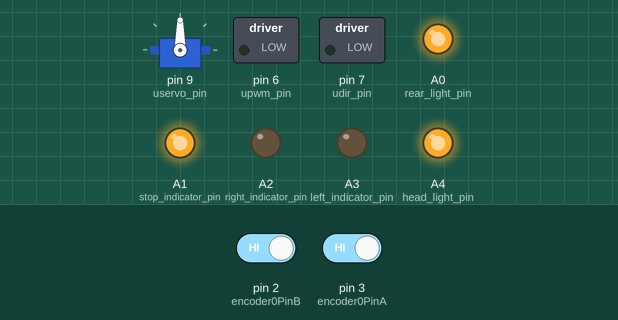
Recording of a sketch running on a simulated Arduino Leonardo, built with avr-gcc and run on an emulated ATmega32U4. Parts: servo, switched loads named in the sketch (green lamp = pin HIGH), output pins drawn as LEDs (lit = HIGH). The inputs (shaded band) are chosen by the test bench; at power-on: pin 2 (encoder0PinB) HIGH, pin 3 (encoder0PinA) HIGH.

Above: at 0.2 s.
Timing chart, 0 to 1.7 s (numbered marks = the images above):
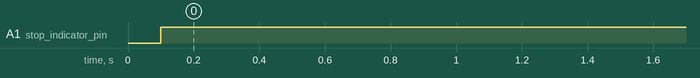

The sketch:

arduinoLeonardo.ino
```cpp
#include <Servo.h>

//#define FWD_BWD_REVERSE //раскоментируйете или закоментируйте эту строчку, если робот едет назад, когда ожидается вперед
#define POLOLU_MAGNETIC_ENCODER
//#define POLOLU_OPTICAL_ENCODER
//#define orange_car
//пины для энкодера
//(!!! ардуино уно один из пинов обязательно на второй или третий пин
//так как они с прерываниями, второй - любой
//второй пин можно не использовать так как мы знаем направление движения
//и важно определять только скорость
#define encoder0PinA  3
#define encoder0PinB  2

#define upwm_pin 6 //пин для управления скоростью мотора. канал M1 на шилде
#define udir_pin 7 //пин для управления направлением вращения. канал M1 на шилде
#define uservo_pin 9 //пин куда подключен сервомотор

#define head_light_pin A4 //передние фары
#define left_indicator_pin A3 //левый поворотник
#define right_indicator_pin A2 //правый поворотник
#define stop_indicator_pin A1 //стоп сигналы
#define rear_light_pin A0 // задние фары

#define turn_signal_freq 500 //частота моргания поворотников в миллисекундах
#define deviation 14 //значение угла поворота сервомотора в градусах при котором будут включены поворотники
#define angle_range 35
#define angle_center 90
#define speed_min 450

int Speed = 0,old_Speed=0; // Скорость в условных единицах
long mvolts = 0; //входное напряжение
float real_speed = 0; //реальная скорость в сантиметрах в секунду
int DIR = 0;
int Corner = 90,old_Corner = 0; // угол поворота в градусах
Servo myservo;
char cur_state = 0;
int kod = 0;
unsigned long time;
unsigned long right_time_indicator;
unsigned long left_time_indicator;
unsigned long time_current;
unsigned long last_speed_update =0;
boolean turn_right_light;
boolean turn_left_light;
volatile unsigned int encoder0Pos = 0;

enum directions
{
  FORWARD = 1,
  BACKWARD = 2
};

class Motor
{
  private:
  int PWM_PIN; //pin on motorshild to control pwm
  int DIR_PIN; //pin on motorshild to control direction
  public:
  Motor(int PWM_PIN,int DIR_PIN)
 {
   this->PWM_PIN = PWM_PIN;
   this->DIR_PIN = DIR_PIN;
   pinMode(PWM_PIN, OUTPUT);
   pinMode(DIR_PIN, OUTPUT);
 }
 void set_direction(directions dir)
 {
   switch(dir)
   {
    case FORWARD:
     {
        #if !defined(FWD_BWD_REVERSE)
        digitalWrite(DIR_PIN, LOW);
        #else
        digitalWrite(DIR_PIN, HIGH);
        #endif
        break;
     }
    case BACKWARD:
     {
        #if !defined(FWD_BWD_REVERSE)
        digitalWrite(DIR_PIN, HIGH);
        #else
        digitalWrite(DIR_PIN, LOW);
        #endif
        break;
     }
    default:
     {
        break;
     }
   }
 }
 void set_speed_digit(int Speed)
 {
    if (Speed > 0)
    {
      if (Speed > 999) Speed = 999;
      digitalWrite(PWM_PIN, HIGH);
      delayMicroseconds(Speed);
      digitalWrite(PWM_PIN, LOW);
      delayMicroseconds(1000 - Speed);
    }
 }
 void set_speed(int Speed)
 {
   analogWrite(PWM_PIN, Speed);
 }
};

Motor motor1(upwm_pin,udir_pin);

void setup(void)
{
  Serial1.begin(115200);
  Serial1.setTimeout(20);
  myservo.attach(uservo_pin);
  motor1.set_direction(FORWARD);
  pinMode(rear_light_pin,OUTPUT);
  pinMode(head_light_pin,OUTPUT);
  pinMode(stop_indicator_pin,OUTPUT);
  pinMode(left_indicator_pin,OUTPUT);
  pinMode(right_indicator_pin,OUTPUT);
  digitalWrite(rear_light_pin, HIGH);
  digitalWrite(head_light_pin, HIGH);
  digitalWrite(left_indicator_pin,LOW);
  digitalWrite(right_indicator_pin,LOW);
  digitalWrite(stop_indicator_pin,LOW);
  time = 0;
  right_time_indicator = 0;
  left_time_indicator = 0;
  time_current = 0;
  turn_right_light = false;
  turn_left_light = false;

  //set up encoder start
  //pinMode(encoder0PinA, INPUT_PULLUP);
  pinMode(encoder0PinA, INPUT);
  pinMode(encoder0PinB, INPUT);
  attachInterrupt(1, doEncoder, FALLING); // encoder pin on interrupt 0 - pin 2
  attachInterrupt(0, doEncoder, FALLING);
  //set up encoder end

  delay(100); //wait for system initialization
}

void turnsignal_illumination();
void update_speed();

float error = 0;
#define kp = 0.5;
#define ki = 0.1;
float integral = 0;
int regulator = 0;
int regulatorOld = 0;

void loop(void)
{
  time_current = millis();

  if(Corner!=old_Corner) myservo.write(Corner);  //set up corner
  if((time_current-time)>1000)
  {
     Speed = 0;
  }
  if(Speed == 0)
  {
     digitalWrite(upwm_pin, LOW);
  }

  turnsignal_illumination(); //управляет мерцанием поворотников

  //old_Speed = Speed;
  old_Corner = Corner;
  serial_get_data(); //получить данные по последовательному порту
  if(time_current-last_speed_update>300)
  {
    update_speed();
    if(Speed!=0)
    {
      regulatorOld = regulator;
      error = Speed - real_speed;
      integral += error*0.3;
      if(integral>200) integral = 200;
      regulator = (int)(error*2.5 + integral);
      regulator = regulator>255 ? 255 : (regulator<0 ? 0 : regulator);
      regulator = (regulator + regulatorOld)*0.5;
      motor1.set_speed(regulator);
    }
  }
}


void update_speed()
{
  //отправить последовательность байт по COM порту
  //отправить реальную скорость
  //unsigned int - 2 байта
  //l=226.188 mm
  //imp = 12 counts per revolution with magnetic encoder
  //
  #if defined(POLOLU_OPTICAL_ENCODER)
  real_speed = encoder0Pos*1.3/0.3; //0.3 coz of 300ms update
  #else if defined(POLOLU_MAGNETIC_ENCODER)
  real_speed = encoder0Pos*(22.62/12.0)/0.3; //0.3 coz of 300ms update
  #endif
  encoder0Pos=0;
  last_speed_update = millis();
   Serial1.print('F');
   Serial1.print(real_speed);
   Serial1.print("E\n");
}


void serial_get_data()
{
   if (Serial1.available() > 0)
   {
       char c = Serial1.read();

       switch(cur_state)
       {
        case 1:
            if(c == 'P') cur_state = 2;
            else cur_state = 0;
            break;

        case 2:
            if(c == 'D')
            {
               Corner = Serial1.parseInt();
               DIR = Serial1.parseInt();
               Speed = Serial1.parseInt();
               cur_state = 0;
               time = time_current;
            }
            else cur_state = 0;
            break;
        default:
            if(c == 'S') cur_state = 1;
            else cur_state = 0;
            break;
       }
   }
}


void turnsignal_illumination()
{
  if(Speed == 0)
  {
   digitalWrite(stop_indicator_pin, HIGH);
  }
  else
  {
    digitalWrite(stop_indicator_pin, LOW);
  }

  if(Corner>90+deviation)
  {
    if(!turn_right_light)
    {
      if(right_time_indicator==0)
      {
        turn_right_light = true;
        digitalWrite(right_indicator_pin, HIGH);
        right_time_indicator = time_current;
      }
      else if(time_current - right_time_indicator > 2*turn_signal_freq)
      {
        turn_right_light = false;
        right_time_indicator = 0;
        digitalWrite(right_indicator_pin, LOW);
      }
    }
    else
    {
      if(time_current - right_time_indicator > turn_signal_freq)
      {
        turn_right_light = false;
        digitalWrite(right_indicator_pin, LOW);
      }
    }
  }
  else
  {
    turn_right_light = false;
    right_time_indicator = 0;
    digitalWrite(right_indicator_pin, LOW);
  }

  if(Corner<90-deviation)
  {
    if(!turn_left_light)
    {
      if(left_time_indicator==0)
      {
        turn_left_light = true;
        digitalWrite(left_indicator_pin, HIGH);
        left_time_indicator = time_current;
      }
      else if(time_current - left_time_indicator > 2*turn_signal_freq)
      {
        turn_left_light = false;
        left_time_indicator = 0;
        digitalWrite(left_indicator_pin, LOW);
      }
    }
    else
    {
      if(time_current - left_time_indicator > turn_signal_freq)
      {
        turn_left_light = false;
        digitalWrite(left_indicator_pin, LOW);
      }
    }
  }
  else
  {
    turn_left_light = false;
    left_time_indicator = 0;
    digitalWrite(left_indicator_pin, LOW);
  }
}


void doEncoder()
{
  encoder0Pos++;
}
```

Measured:
- by itself, A1 (stop_indicator_pin): LOW → HIGH at 0.10 s
